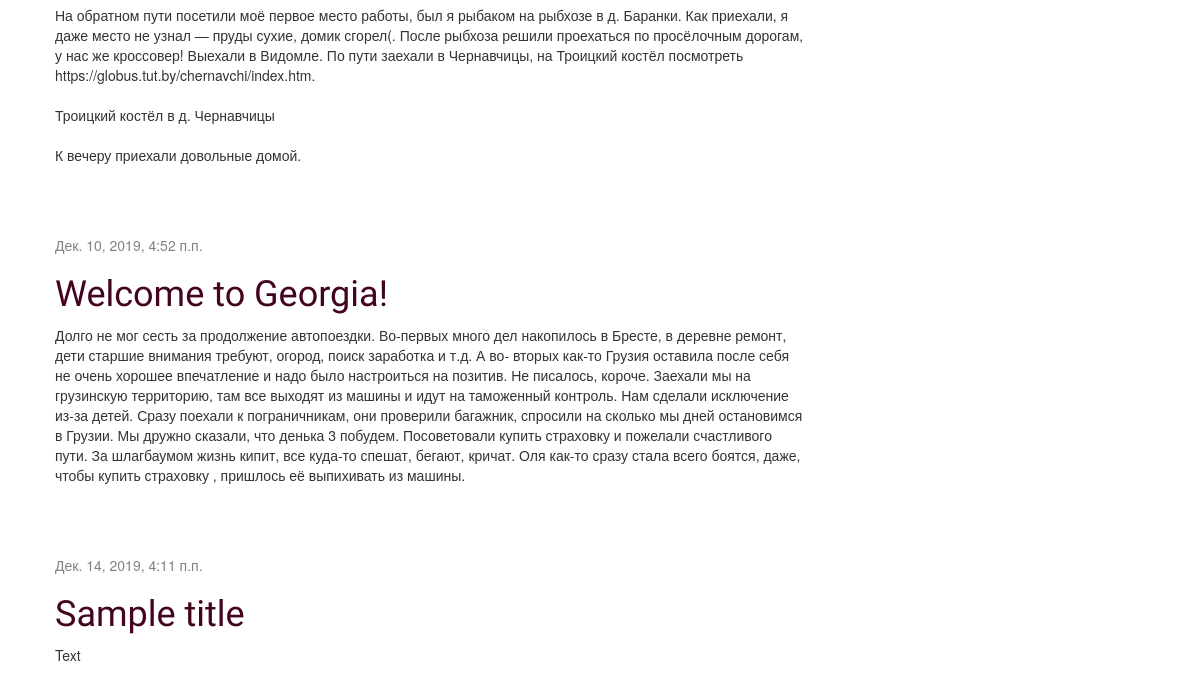
The app's page / (signed in, lower part), older data.
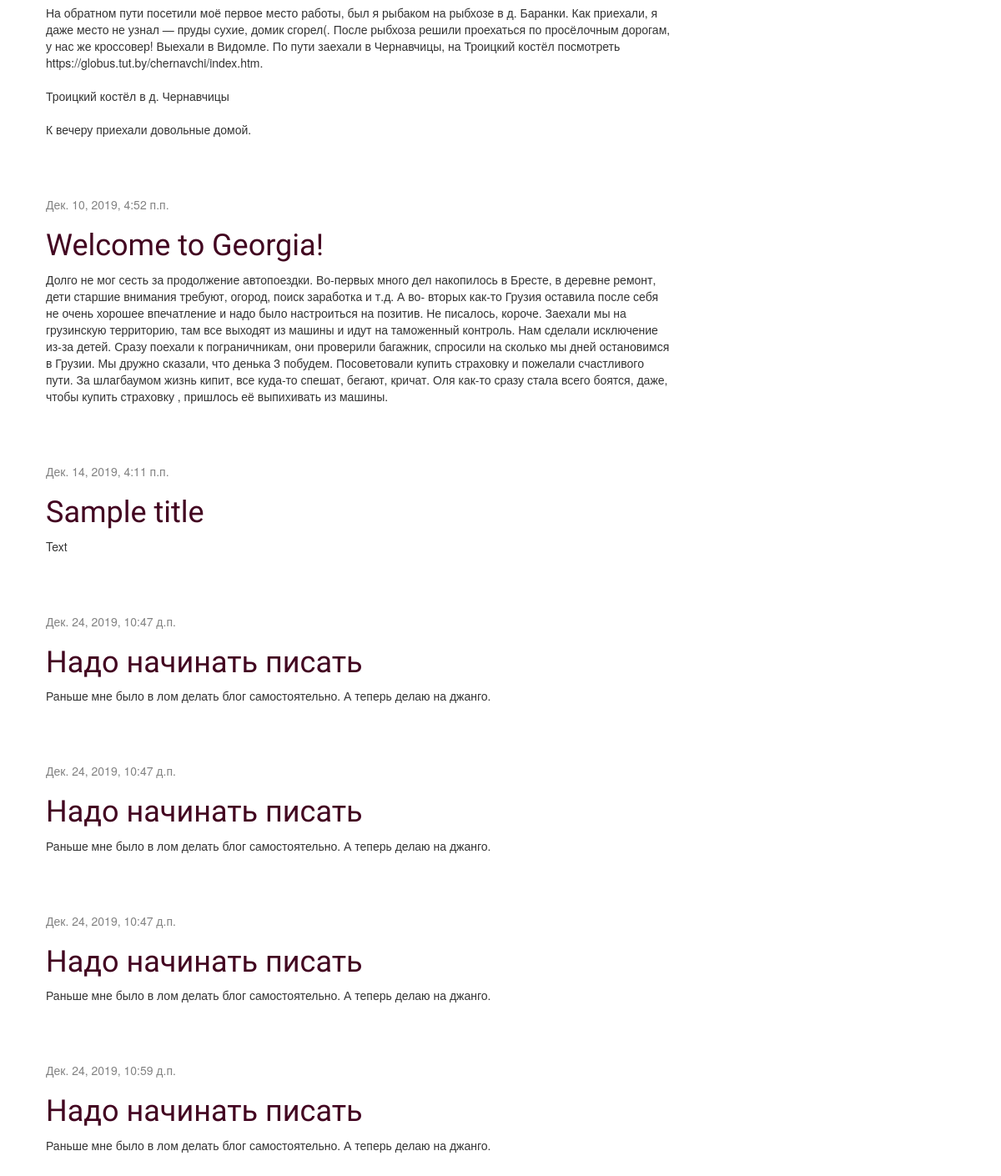
The same page, newer data.
### blog/models.py (models this page shows, shortened)
class Post(models.Model):
    author = models.ForeignKey(settings.AUTH_USER_MODEL, on_delete=models.CASCADE)
    title = models.CharField(max_length=200)
    text = models.TextField()
    created_date = models.DateTimeField(default=timezone.now)
    published_date = models.DateTimeField(blank=True, null=True)

### blog/views.py (the view)
# urls.py: path('', views.post_list, name='post_list'),
def post_list(request):
    posts = Post.objects.filter(published_date__lte=timezone.now()).order_by('published_date')
    return render(request, 'blog/post_list.html', {'posts': posts})

### blog/templates/blog/post_list.html
{% extends 'blog/base.html' %}
{% block content %}
    {% for post in posts %}
        <div class="post">
            <div class="date">
                  {{ post.published_date }}
            </div>
            <h1><a href="{% url 'post_detail' pk=post.pk %}">{{ post.title }}</a></h1>
            <p>{{ post.text|linebreaksbr }}</p>
        </div>
    {% endfor %}
{% endblock %}

### blog/templates/blog/base.html (shortened to what this page needs)
{% load static %}
<html>
    <head>
        <link rel="stylesheet" href="///maxcdn.bootstrapcdn.com/bootstrap/3.2.0/css/bootstrap.min.css">
        <link  rel="stylesheet" href="//maxcdn.bootstrapcdn.com/bootstrap/3.2.0/css/bootstrap-theme.min.css">
        <link rel="stylesheet" href="{% static 'css/blog.css' %}">
    </head>
    <div class="content container">
        <div class="row">
            <div class="col-md-8">
            {% block content %}
            {% endblock %}
            </div>
        </div>
    </div>
</html>

### blog/static/css/blog.css (style rules this page uses)
.content { margin-left: 40px; }
h1, h2, h3, h4 { font-family: 'Lobster', cursive; }
.date { color: #828282; }
.post { margin-bottom: 70px; }
.post h1 a, .post h1 a:visited { color: #420420; }

Row changes from the older to the newer data that the page shows:
added Post: published_date "Дек. 24, 2019, 10:47 д.п.", title "Надо начинать писать", text "Раньше мне было в лом делать блог самостоятельно. А теперь делаю на джанго."
added Post: published_date "Дек. 24, 2019, 10:47 д.п.", title "Надо начинать писать", text "Раньше мне было в лом делать блог самостоятельно. А теперь делаю на джанго."
added Post: published_date "Дек. 24, 2019, 10:47 д.п.", title "Надо начинать писать", text "Раньше мне было в лом делать блог самостоятельно. А теперь делаю на джанго."
added Post: published_date "Дек. 24, 2019, 10:59 д.п.", title "Надо начинать писать", text "Раньше мне было в лом делать блог самостоятельно. А теперь делаю на джанго."
